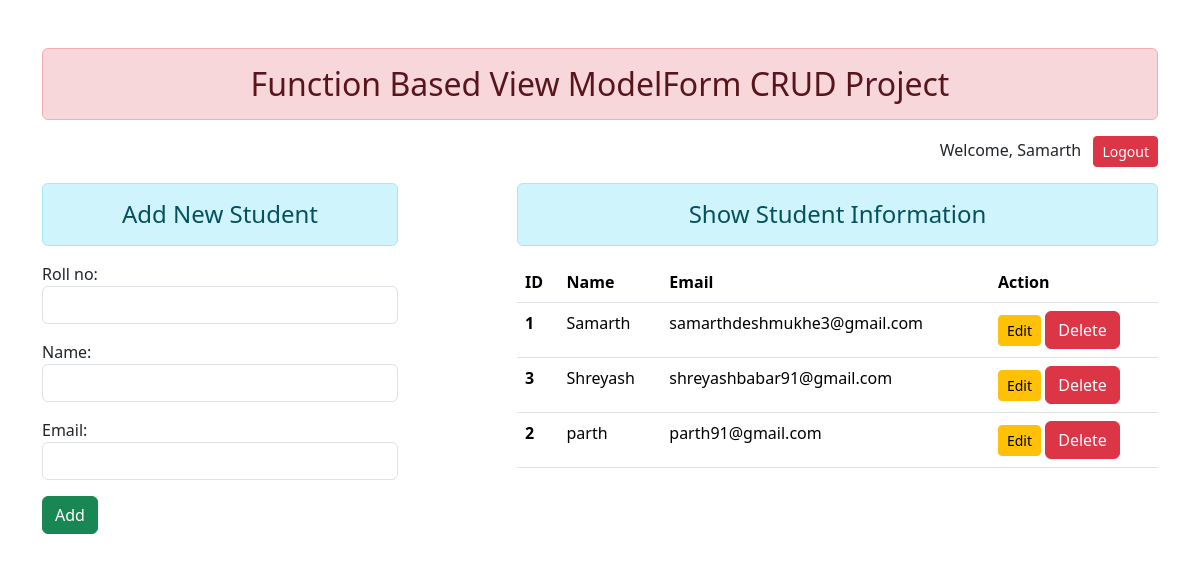
The app's page / (signed in), older data.
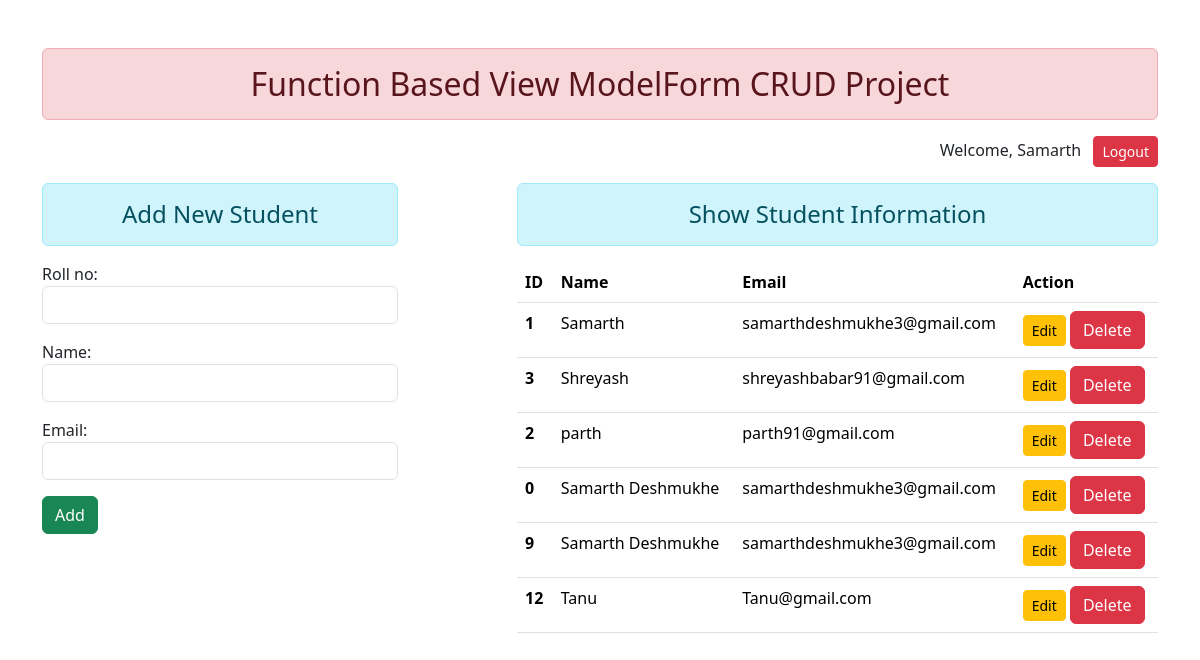
The same page, newer data.
### enroll/models.py (models this page shows, shortened)
class Student(models.Model):
    roll_no = models.PositiveIntegerField(unique=True)
    name = models.CharField(max_length=70)
    email = models.EmailField(max_length=100)

### enroll/views.py (the view)
# urls.py: path('', views.add_show, name='addandshow'),
@login_required(login_url='login')
def add_show(request): #it is a view of form for creating and validating and reading the data.
    if request.method == "POST":
        fm = StudentRegistration(request.POST)
        if fm.is_valid():
            rn = fm.cleaned_data['roll_no']
            nm = fm.cleaned_data['name']
            em = fm.cleaned_data['email']
            reg = Student(
                roll_no=rn,
                name=nm,
                email=em
            )
            reg.save()
            fm = StudentRegistration()#it shows form blank after adding data to database.
    else:
        fm = StudentRegistration()
    stud = Student.objects.all()
    return render(request, 'enroll/addandshow.html', {'form':fm,'stu':stud})

### enroll/forms.py
class StudentRegistration(forms.ModelForm):
    class Meta:
        model = Student
        fields = ['roll_no', 'name', 'email']
        widgets = {
            'roll_no': forms.NumberInput(attrs={'class': 'form-control'}),
            'name': forms.TextInput(attrs={'class': 'form-control'}),
            'email': forms.EmailInput(attrs={'class': 'form-control'}),
        }

### enroll/templates/enroll/addandshow.html (shortened to what this page needs)
{% extends 'enroll/base.html' %}
{% block content %}
<div class="row">
    <div class="col-sm-4">
        <h4 class="text-center alert alert-info" >Add New Student</h4>
        <form action="" method="POST">
        {{form.as_p}}
        <input type="submit" class="btn btn-success" value="Add">
        </form>
    </div>
    <div class="col-sm-7 offset-1">
        <h4 class="text-center alert alert-info" >Show Student Information</h4>
        {% if stu %}
         <table class="table table-hover">
            <thead>
                <tr>
                    <th scope="col">ID</th>
                    <th scope="col">Name</th>
                    <th scope="col">Email</th>
                    <th scope="col">Action</th>
                </tr>
            </thead>
            <tbody>
                {% for st in stu %}
                <tr>
                    <th scope="row">{{st.roll_no}}</th>
                    <td>{{st.name}}</td>
                    <td>{{st.email}}</td>
                    <td>
                        <a href="{% url 'updatedata' st.id %}" class="btn btn-warning btn-sm">Edit</a>
                        <form action="{% url 'deletedata' st.id %}" method="post" class="d-inline">      {% csrf_token %}
                            <input type="submit" class="btn btn-danger" value="Delete">
                        </form>
                    </td>
                </tr>
                {% endfor %}
            </tbody>
         </table>
        {% else %}
         <h4 class="text-center alert alert-warning" >No Records</h4>
        {% endif %}
    </div>
</div>
{% endblock content %}

### enroll/templates/enroll/base.html (shortened to what this page needs)
<!DOCTYPE html>
{% load static %}
<html lang="en">
<head>
    <link rel="stylesheet" href="{% static 'enroll/css/bootstrap.css' %}">
</head>
<body>
    <div class="container mt-5">
        <h2 class="text-center alert alert-danger">Function Based View ModelForm CRUD Project</h2>
    <div class="text-end mb-3">
        {% if user.is_authenticated %}
        <span class="me-2">Welcome, {{ user.username }}</span>
        <a href="{% url 'logout' %}" class="btn btn-danger btn-sm">Logout</a>
        {% else %}
        <a href="{% url 'login' %}" class="btn btn-success btn-sm">Login</a>
        <a href="{% url 'register' %}" class="btn btn-primary btn-sm">Register</a>
        {% endif %}
    </div>
        {% block content %}
        {% endblock content %}
    </div>
</body>
</html>

Row changes from the older to the newer data that the page shows:
added Student: roll_no "0", name "Samarth Deshmukhe", email "samarthdeshmukhe3@gmail.com"
added Student: roll_no "9", name "Samarth Deshmukhe", email "samarthdeshmukhe3@gmail.com"
added Student: roll_no "12", name "Tanu", email "Tanu@gmail.com"
